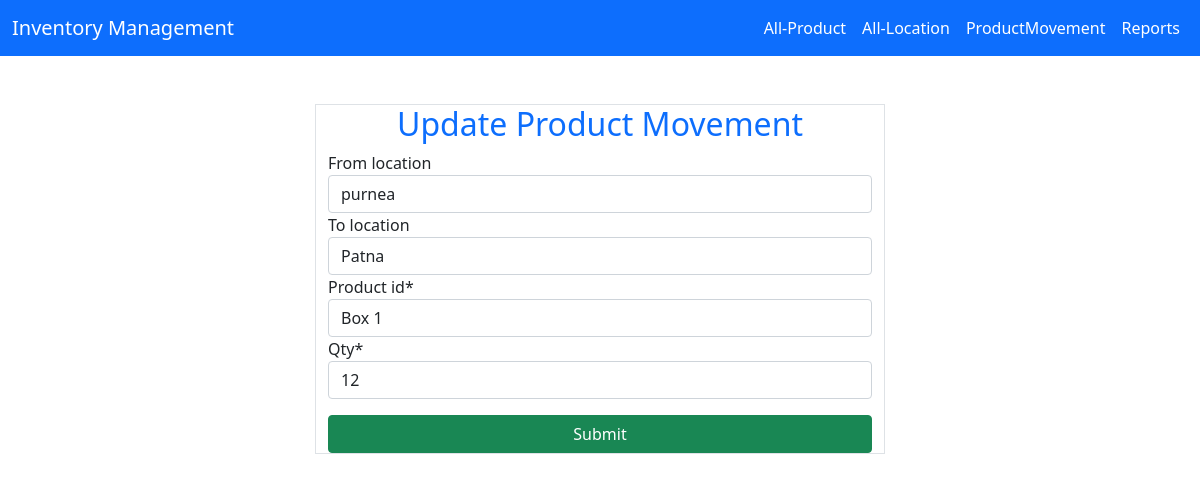
/update-product-movement/1, run on the app's committed database.
### app/models.py (models this page shows, shortened)
class ProductMovement(models.Model):
    timestamp = models.DateTimeField(auto_now_add=True)
    from_location = models.ForeignKey(WLocat, related_name='from_locations', null=True, blank=True, on_delete=models.CASCADE)
    to_location = models.ForeignKey(WLocat, related_name='to_locations', null=True, blank=True, on_delete=models.CASCADE)
    product_id = models.ForeignKey(Product, on_delete=models.CASCADE)
    qty = models.IntegerField(default=1)

### app/views.py (the view, shortened to what this page needs)
# urls.py: path('update-product-movement/<int:pk>',UpdateMovement.as_view(),name='update-product-movement'),
class UpdateMovement(UpdateView):
    model = ProductMovement
    form_class = ProductMovementForm
    template_name = 'update-movement.html'

### app/forms.py
class ProductMovementForm(forms.ModelForm):
    class Meta:
        model = ProductMovement
        fields = '__all__'

### app/models.py (called while the page is built)
    def __str__(self):
        return self.product_name

    def __str__(self):
        return self.city

### templates/update-movement.html (shortened to what this page needs)
{% extends 'base.html' %}
{% load crispy_forms_tags %}
{% block content %}
    <div class="container">
        <div class="row">
            <div class="col-6 mx-auto border mt-5">
                <h2 class="text-center text-primary">Update Product Movement</h2>
                <form action="" method="post">
                    {{ form|crispy }}
                    <div class="d-grid mt-3">
                        <input type="submit" class="btn btn-success">
                    </div>
                </form>
            </div>
        </div>
    </div>
{% endblock %}

### data on the page
ProductMovement: from_location "purnea", to_location "Patna", product_id "Box 1", qty "12"
